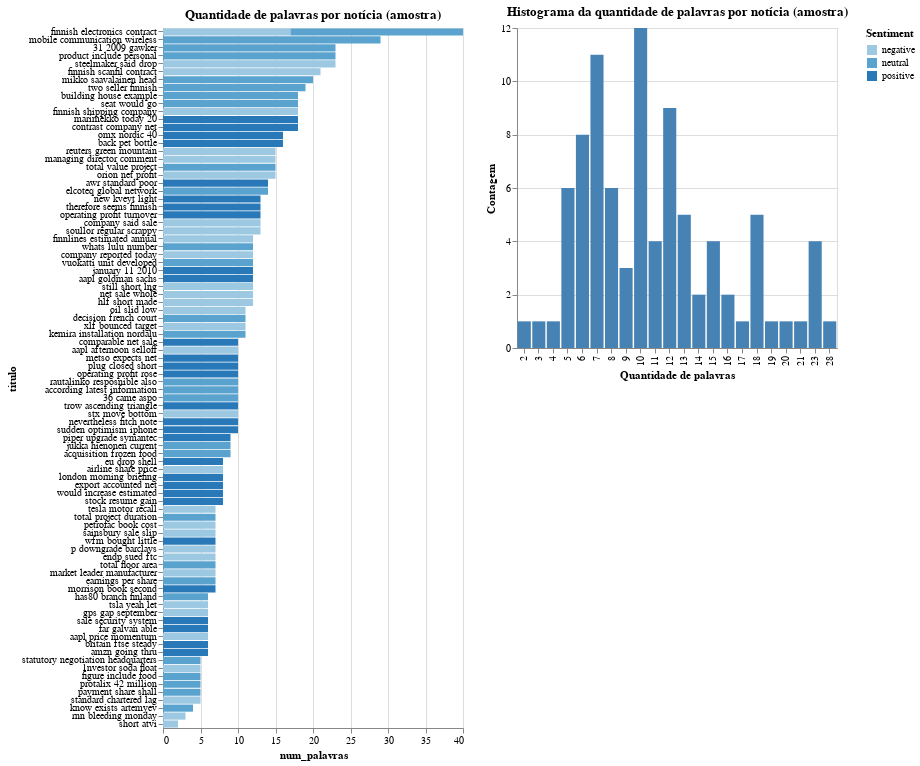

Here is the notebook cell this chart was saved with:
### Code cell
# Amostragem de 5% dos dados
df_sample = df_balanceado.sample(frac=0.05, random_state=42)

pts = alt.selection(type="interval", encodings=["x"])

barras_de_linha = alt.Chart(df_sample).mark_bar().encode(
    x='num_palavras:Q',
    y=alt.Y('titulo:O', sort=alt.EncodingSortField(field="num_palavras", order='descending')),
    color='Sentiment:O',
    tooltip=['titulo', 'num_palavras', 'Sentence']
).transform_filter(
    pts
).properties(
    height=700,
    width=300,
    title='Quantidade de palavras por notícia (amostra)'
)

hist = alt.Chart(df_sample).mark_bar().encode(
    x=alt.X('hbin:N', title='Quantidade de palavras'),
    y=alt.Y('count()', title='Contagem'),
    tooltip=[alt.Tooltip('count():Q', title='Contagem de notícias'),
             alt.Tooltip('mbin:N', title='Quantidade de palavras')],
    color=alt.condition(pts, alt.value("steelblue"), alt.value("lightgray"))
).properties(
    height=320,
    width=320,
    title='Histograma da quantidade de palavras por notícia (amostra)'
).add_selection(pts)

hconcat = alt.hconcat(
    barras_de_linha,
    hist,
    data=df_sample
).transform_bin(
    "hbin",
    field="num_palavras",
    bin=alt.Bin(maxbins=50)
)

hconcat.save('1_tamanho_noticias_amostra.html')
hconcat

### Figure 1 — Vega-Lite specification as saved in the notebook (floating-point values rounded to 4 significant figures)
{"config": {"view": {"continuousWidth": 400, "continuousHeight": 300}}, "hconcat": [{"mark": "bar", "encoding": {"color": {"field": "Sentiment", "type": "ordinal"}, "tooltip": [{"field": "titulo", "type": "nominal"}, {"field": "num_palavras", "type": "quantitative"}, {"field": "Sentence", "type": "nominal"}], "x": {"field": "num_palavras", "type": "quantitative"}, "y": {"field": "titulo", "sort": {"field": "num_palavras", "order": "descending"}, "type": "ordinal"}}, "height": 700, "title": "Quantidade de palavras por notícia (amostra)", "transform": [{"filter": {"selection": "selector008"}}], "width": 300}, {"mark": "bar", "encoding": {"color": {"condition": {"value": "steelblue", "selection": "selector008"}, "value": "lightgray"}, "tooltip": [{"aggregate": "count", "title": "Contagem de notícias", "type": "quantitative"}, {"field": "mbin", "title": "Quantidade de palavras", "type": "nominal"}], "x": {"field": "hbin", "title": "Quantidade de palavras", "type": "nominal"}, "y": {"aggregate": "count", "title": "Contagem", "type": "quantitative"}}, "height": 320, "selection": {"selector008": {"type": "interval", "encodings": ["x"]}}, "title": "Histograma da quantidade de palavras por notícia (amostra)", "width": 320}], "data": {"name": "data-a2fd7f6b74672dc0b4a87c11c63eda2c"}, "transform": [{"bin": {"maxbins": 50}, "field": "num_palavras", "as": "hbin"}], "$schema": "https://vega.github.io/schema/vega-lite/v4.17.0.json", "datasets": {"data-a2fd7f6b74672dc0b4a87c11c63eda2c": [{"Sentence": ["has80", "branch", "finland", "annual", "revenue", "finland"], "Sentiment": "neutral", "titulo": "has80 branch finland", "num_palavras": 6}, {"Sentence": ["eu", "drop", "shell", "bp", "statoil", "ethanol", "benchmark", "investigation"], "Sentiment": "positive", "titulo": "eu drop shell", "num_palavras": 8}, {"Sentence": ["tsla", "yeah", "let", "go", "230s", "lol"], "Sentiment": "negative", "titulo": "tsla yeah let", "num_palavras": 6}, {"Sentence": ["tesla", "motor", "recall", "model", "x", "suv", "tsla"], "Sentiment": "negative", "titulo": "tesla motor recall", "num_palavras": 7}, {"Sentence": ["comparable", "net", "sale", "expected", "increase", "10", "2008", "line", "group", "target"], "Sentiment": "positive", "titulo": "comparable net sale", "num_palavras": 10}, {"Sentence": ["omx", "nordic", "40", "omxn40", "index", "comprising", "40", "traded", "nordic", "stock", "nasdaq", "omx", "exchange", "closed", "point", "wednesday"], "Sentiment": "positive", "titulo": "omx nordic 40", "num_palavras": 16}, {"Sentence": ["new", "kveyt", "light", "variety", "suomalainen", "pekoni", "marketed", "atrium", "brand", "name", "available", "consumer", "finland"], "Sentiment": "positive", "titulo": "new kveyt light", "num_palavras": 13}, {"Sentence": ["total", "project", "duration", "three", "year", "valued", "eur11"], "Sentiment": "neutral", "titulo": "total project duration", "num_palavras": 7}, {"Sentence": ["oil", "slid", "low", "opec", "kept", "oil", "production", "unchanged", "uso", "wti", "brent"], "Sentiment": "negative", "titulo": "oil slid low", "num_palavras": 11}, {"Sentence": ["aapl", "afternoon", "selloff", "usual", "brutal", "get", "ready", "lose", "ton", "money"], "Sentiment": "negative", "titulo": "aapl afternoon selloff", "num_palavras": 10}, {"Sentence": ["short", "atvi"], "Sentiment": "negative", "titulo": "short atvi", "num_palavras": 2}, {"Sentence": ["finnlines", "estimated", "annual", "general", "meeting", "2008", "financially", "tough", "year", "due", "large", "investment"], "Sentiment": "negative", "titulo": "finnlines estimated annual", "num_palavras": 12}, {"Sentence": ["petrofac", "book", "cost", "shetland", "gas", "terminal", "delay"], "Sentiment": "negative", "titulo": "petrofac book cost", "num_palavras": 7}, {"Sentence": ["sainsbury", "sale", "slip", "price", "pressure", "take", "toll"], "Sentiment": "negative", "titulo": "sainsbury sale slip", "num_palavras": 7}, {"Sentence": ["gps", "gap", "september", "comparable", "store", "sale"], "Sentiment": "negative", "titulo": "gps gap september", "num_palavras": 6}, {"Sentence": ["wfm", "bought", "little", "yesterday", "hoping", "earnings", "pop"], "Sentiment": "positive", "titulo": "wfm bought little", "num_palavras": 7}, {"Sentence": ["whats", "lulu", "number", "looked", "good", "great", "good", "think", "conference", "call", "instill", "confidence"], "Sentiment": "neutral", "titulo": "whats lulu number", "num_palavras": 12}, {"Sentence": ["airline", "share", "price", "closed", "slightly", "x20ac", "15us", "helsinki"], "Sentiment": "negative", "titulo": "airline share price", "num_palavras": 8}, {"Sentence": ["statutory", "negotiation", "headquarters", "part", "decrease"], "Sentiment": "neutral", "titulo": "statutory negotiation headquarters", "num_palavras": 5}, {"Sentence": ["london", "morning", "briefing", "hsbc", "standard", "chartered", "share", "rise"], "Sentiment": "positive", "titulo": "london morning briefing", "num_palavras": 8}, {"Sentence": ["mikko", "saavalainen", "head", "comptel", "global", "sale", "concludes", "gibtelecom", "provides", "perfect", "illustration", "variety", "business", "technical", "regulatory", "challenge", "operator", "facing", "os", "today"], "Sentiment": "neutral", "titulo": "mikko saavalainen head", "num_palavras": 20}, {"Sentence": ["building", "house", "example", "respecta", "oy", "jyvaskyla", "premise", "well", "company", "announced", "later", "say", "samuel", "koivisto", "director", "technopolis", "operation", "jyvaskyla"], "Sentiment": "neutral", "titulo": "building house example", "num_palavras": 18}, {"Sentence": ["metso", "expects", "net", "sale", "increase", "10", "2008", "comparable", "exchange", "rate"], "Sentiment": "positive", "titulo": "metso expects net", "num_palavras": 10}, {"Sentence": ["1nvestor", "soda", "float", "short", "lol"], "Sentiment": "negative", "titulo": "1nvestor soda float", "num_palavras": 5}, {"Sentence": ["mobile", "communication", "wireless", "broadband", "provider", "nokia", "inc", "nyse", "nok", "today", "set", "new", "financial", "target", "forecast", "nokia", "mobile", "device", "industry", "also", "nokia", "siemens", "network", "mobile", "fixed", "infrastructure", "related", "service", "market"], "Sentiment": "neutral", "titulo": "mobile communication wireless", "num_palavras": 29}, {"Sentence": ["figure", "include", "food", "export", "finland"], "Sentiment": "neutral", "titulo": "figure include food", "num_palavras": 5}, {"Sentence": ["company", "reported", "today", "operating", "loss", "eur0", "net", "sale", "eur4", "first", "quarter", "2008"], "Sentiment": "negative", "titulo": "company reported today", "num_palavras": 12}, {"Sentence": ["piper", "upgrade", "symantec", "improving", "renewal", "rate", "enterprise", "growth", "symc"], "Sentiment": "positive", "titulo": "piper upgrade symantec", "num_palavras": 9}, {"Sentence": ["plug", "closed", "short", "position", "small", "gain", "interested", "option", "expiring", "worthless"], "Sentiment": "positive", "titulo": "plug closed short", "num_palavras": 10}, {"Sentence": ["therefore", "seems", "finnish", "shipping", "company", "viking", "line", "get", "subsidy", "need", "order", "new", "vessel"], "Sentiment": "positive", "titulo": "therefore seems finnish", "num_palavras": 13}, {"Sentence": ["decision", "french", "court", "relates", "claim", "raised", "former", "aspocomp", "employee", "company", "said"], "Sentiment": "neutral", "titulo": "decision french court", "num_palavras": 11}, {"Sentence": ["p", "downgrade", "barclays", "rb", "government", "bailout", "fear"], "Sentiment": "negative", "titulo": "p downgrade barclays", "num_palavras": 7}, {"Sentence": ["reuters", "green", "mountain", "revenue", "miss", "share", "plunge", "gmcr", "print", "market", "foul", "mood", "bad", "day", "disappoint"], "Sentiment": "negative", "titulo": "reuters green mountain", "num_palavras": 15}, {"Sentence": ["endp", "sued", "ftc", "nobody", "buy", "hanging", "head"], "Sentiment": "negative", "titulo": "endp sued ftc", "num_palavras": 7}, {"Sentence": ["sale", "security", "system", "packaging", "increased", "slightly"], "Sentiment": "positive", "titulo": "sale security system", "num_palavras": 6}, {"Sentence": ["export", "accounted", "net", "sale", "representing", "time", "record", "company"], "Sentiment": "positive", "titulo": "export accounted net", "num_palavras": 8}, {"Sentence": ["vuokatti", "unit", "developed", "focus", "especially", "manufacture", "prototype", "new", "product", "demanding", "testing", "service"], "Sentiment": "neutral", "titulo": "vuokatti unit developed", "num_palavras": 12}, {"Sentence": ["operating", "profit", "turnover", "period", "increased", "respectively", "eur0", "eur29", "compared", "corresponding", "period", "year", "ago"], "Sentiment": "positive", "titulo": "operating profit turnover", "num_palavras": 13}, {"Sentence": ["finnish", "scanfil", "contract", "manufacturer", "system", "supplier", "communication", "industrial", "electronics", "report", "net", "sale", "eur", "mn", "first", "half", "2008", "eur", "mn", "year", "earlier"], "Sentiment": "negative", "titulo": "finnish scanfil contract", "num_palavras": 21}, {"Sentence": ["jukka", "hienonen", "current", "finnair", "ceo", "step", "end", "january", "2010"], "Sentiment": "neutral", "titulo": "jukka hienonen current", "num_palavras": 9}, {"Sentence": ["managing", "director", "comment", "net", "sale", "first", "quarter", "notably", "lower", "year", "especially", "finland", "russia", "baltic", "country"], "Sentiment": "negative", "titulo": "managing director comment", "num_palavras": 15}, {"Sentence": ["january", "11", "2010", "ephc", "board", "director", "approved", "increase", "quarterly", "dividend", "per", "share"], "Sentiment": "positive", "titulo": "january 11 2010", "num_palavras": 12}, {"Sentence": ["seat", "would", "go", "edgar", "edmonds", "american", "experience", "clothing", "retail", "industry", "christian", "fischer", "austrian", "experience", "winter", "sport", "good", "business"], "Sentiment": "neutral", "titulo": "seat would go", "num_palavras": 18}, {"Sentence": ["awr", "standard", "poor", "affirms", "credit", "rating", "american", "state", "water", "company", "golden", "state", "water", "company"], "Sentiment": "positive", "titulo": "awr standard poor", "num_palavras": 14}, {"Sentence": ["xlf", "bounced", "target", "buy", "area", "bought", "skf", "hedge", "watch", "50ma", "slope"], "Sentiment": "negative", "titulo": "xlf bounced target", "num_palavras": 11}, {"Sentence": ["company", "said", "sale", "three", "month", "end", "march", "slid", "eur86", "u", "eur91", "last", "year"], "Sentiment": "negative", "titulo": "company said sale", "num_palavras": 13}, {"Sentence": ["total", "floor", "area", "plant", "expansion", "square", "metre"], "Sentiment": "neutral", "titulo": "total floor area", "num_palavras": 7}, {"Sentence": ["aapl", "goldman", "sachs", "reiterates", "conviction", "buy", "apple", "155", "pt", "spy", "djia", "g"], "Sentiment": "positive", "titulo": "aapl goldman sachs", "num_palavras": 12}, {"Sentence": ["would", "increase", "estimated", "sale", "117", "million", "last", "year"], "Sentiment": "positive", "titulo": "would increase estimated", "num_palavras": 8}, {"Sentence": ["operating", "profit", "rose", "eur", "mn", "eur", "mn", "corresponding", "period", "2006"], "Sentiment": "positive", "titulo": "operating profit rose", "num_palavras": 10}, {"Sentence": ["protalix", "42", "million", "cash", "sale"], "Sentiment": "neutral", "titulo": "protalix 42 million", "num_palavras": 5}, {"Sentence": ["rautalinko", "resposnible", "also", "mobility", "service", "job", "division", "continued", "marek", "hintze"], "Sentiment": "neutral", "titulo": "rautalinko resposnible also", "num_palavras": 10}, {"Sentence": ["finnish", "electronics", "contract", "manufacturer", "scanfil", "report", "net", "sale", "eur", "mn", "second", "quarter", "2007", "eur", "mn", "year", "earlier"], "Sentiment": "negative", "titulo": "finnish electronics contract", "num_palavras": 17}, {"Sentence": ["payment", "share", "shall", "effected", "subscription"], "Sentiment": "neutral", "titulo": "payment share shall", "num_palavras": 5}, {"Sentence": ["total", "value", "project", "estimated", "mln", "euro", "mln", "service", "mln", "euro", "mln", "licence", "mln", "euro", "mln"], "Sentiment": "neutral", "titulo": "total value project", "num_palavras": 15}, {"Sentence": ["according", "latest", "information", "benefon", "launch", "twig", "device", "20", "september", "2006"], "Sentiment": "neutral", "titulo": "according latest information", "num_palavras": 10}, {"Sentence": ["36", "came", "aspo", "chemical", "39", "aspo", "shipping", "25", "aspo", "system"], "Sentiment": "neutral", "titulo": "36 came aspo", "num_palavras": 10}, {"Sentence": ["31", "2009", "gawker", "medium", "delivered", "newstex", "love", "fishing", "video", "game", "felt", "enough", "wackiness", "involved", "activision", "nasdaq", "atvi", "rapala", "fish", "might", "catch", "eye", "hook"], "Sentiment": "neutral", "titulo": "31 2009 gawker", "num_palavras": 23}, {"Sentence": ["finnish", "shipping", "company", "finnlines", "grimaldi", "group", "report", "net", "sale", "decreased", "eur", "mn", "2009", "eur", "mn", "corresponding", "period", "2008"], "Sentiment": "negative", "titulo": "finnish shipping company", "num_palavras": 18}, {"Sentence": ["orion", "net", "profit", "third", "quarter", "2007", "decreased", "mln", "euro", "mln", "mln", "euro", "mln", "year", "earlier"], "Sentiment": "negative", "titulo": "orion net profit", "num_palavras": 15}, {"Sentence": ["trow", "ascending", "triangle", "give", "bullish", "bias", "chart", "breakout", "84", "positive"], "Sentiment": "positive", "titulo": "trow ascending triangle", "num_palavras": 10}, {"Sentence": ["kemira", "installation", "nordalu", "producing", "ton", "liquid", "solid", "aluminum", "waste", "per", "year"], "Sentiment": "neutral", "titulo": "kemira installation nordalu", "num_palavras": 11}, {"Sentence": ["back", "pet", "bottle", "also", "steadily", "increased", "rate", "use", "strapping", "tape", "picked", "dip", "2005", "petcore", "said", "previously"], "Sentiment": "positive", "titulo": "back pet bottle", "num_palavras": 16}, {"Sentence": ["far", "galvan", "able", "avoid", "laying", "worker"], "Sentiment": "positive", "titulo": "far galvan able", "num_palavras": 6}, {"Sentence": ["know", "exists", "artemyev", "said"], "Sentiment": "neutral", "titulo": "know exists artemyev", "num_palavras": 4}, {"Sentence": ["still", "short", "lng", "area", "next", "stop", "could", "someone", "slammed", "hard", "shs", "follow"], "Sentiment": "negative", "titulo": "still short lng", "num_palavras": 12}, {"Sentence": ["finnish", "electronics", "contract", "maker", "incap", "oyj", "said", "january", "3", "2008", "sold", "manufacturing", "facility", "helsinki", "local", "real", "estate", "company", "sponda", "oyj", "mln", "euro", "mln"], "Sentiment": "neutral", "titulo": "finnish electronics contract", "num_palavras": 23}, {"Sentence": ["marimekko", "today", "20", "november", "signed", "license", "agreement", "swedish", "chain", "whereby", "marimekko", "license", "popular", "pattern", "1950s", "1960s", "1970s", "h"], "Sentiment": "positive", "titulo": "marimekko today 20", "num_palavras": 18}, {"Sentence": ["stock", "resume", "gain", "rally", "record", "crh", "tullow", "climb"], "Sentiment": "positive", "titulo": "stock resume gain", "num_palavras": 8}, {"Sentence": ["aapl", "price", "momentum", "weakening", "going", "close"], "Sentiment": "negative", "titulo": "aapl price momentum", "num_palavras": 6}, {"Sentence": ["stx", "move", "bottom", "still", "bear", "market", "datasecurity", "emc", "sndk", "wdc"], "Sentiment": "negative", "titulo": "stx move bottom", "num_palavras": 10}, {"Sentence": ["market", "leader", "manufacturer", "market", "share", "corresponding", "period"], "Sentiment": "negative", "titulo": "market leader manufacturer", "num_palavras": 7}, {"Sentence": ["rnn", "bleeding", "monday"], "Sentiment": "negative", "titulo": "rnn bleeding monday", "num_palavras": 3}, {"Sentence": ["nevertheless", "fitch", "note", "business", "fundamental", "three", "bank", "currently", "remain", "sound"], "Sentiment": "positive", "titulo": "nevertheless fitch note", "num_palavras": 10}, {"Sentence": ["two", "seller", "finnish", "national", "fund", "r", "sitra", "oras", "invest", "oy", "also", "sold", "half", "shareholding", "leaving", "pct", "pct", "company", "respectively"], "Sentiment": "neutral", "titulo": "two seller finnish", "num_palavras": 19}, {"Sentence": ["britain", "ftse", "steady", "supported", "dixons", "carphone"], "Sentiment": "positive", "titulo": "britain ftse steady", "num_palavras": 6}, {"Sentence": ["earnings", "per", "share", "eps", "amounted", "loss", "eur0"], "Sentiment": "neutral", "titulo": "earnings per share", "num_palavras": 7}, {"Sentence": ["standard", "chartered", "lag", "capital", "worry"], "Sentiment": "negative", "titulo": "standard chartered lag", "num_palavras": 5}, {"Sentence": ["elcoteq", "global", "network", "market", "service", "site", "long", "experience", "serving", "consumer", "electronics", "system", "solution", "customer"], "Sentiment": "neutral", "titulo": "elcoteq global network", "num_palavras": 14}, {"Sentence": ["acquisition", "frozen", "food", "fish", "sector", "long", "synergy", "tehtaat", "business"], "Sentiment": "neutral", "titulo": "acquisition frozen food", "num_palavras": 9}, {"Sentence": ["product", "include", "personal", "communication", "product", "mobile", "phone", "part", "home", "communication", "product", "box", "electronics", "flat", "panel", "tv", "well", "communication", "network", "product", "amplifier", "microwave", "system"], "Sentiment": "neutral", "titulo": "product include personal", "num_palavras": 23}, {"Sentence": ["steelmaker", "said", "drop", "profit", "explained", "continuing", "economic", "uncertainty", "mixed", "current", "drought", "bank", "lending", "resulting", "decline", "demand", "product", "customer", "find", "increasingly", "difficult", "fund", "operation"], "Sentiment": "negative", "titulo": "steelmaker said drop", "num_palavras": 23}, {"Sentence": ["contrast", "company", "net", "loss", "third", "quarter", "2009", "contracted", "eur", "76", "million", "eur", "256", "million", "corresponding", "period", "year", "ago"], "Sentiment": "positive", "titulo": "contrast company net", "num_palavras": 18}, {"Sentence": ["net", "sale", "whole", "fiscal", "year", "2008", "lower", "2007", "operating", "profit", "estimated", "negative"], "Sentiment": "negative", "titulo": "net sale whole", "num_palavras": 12}, {"Sentence": ["hlf", "short", "made", "killing", "last", "couple", "day", "might", "make", "cover", "buy", "back"], "Sentiment": "negative", "titulo": "hlf short made", "num_palavras": 12}, {"Sentence": ["soullor", "regular", "scrappy", "q", "swy", "usually", "present", "sale", "weak", "margin", "debt", "still", "way"], "Sentiment": "negative", "titulo": "soullor regular scrappy", "num_palavras": 13}, {"Sentence": ["morrison", "book", "second", "consecutive", "quarter", "sale", "growth"], "Sentiment": "positive", "titulo": "morrison book second", "num_palavras": 7}, {"Sentence": ["sudden", "optimism", "iphone", "sale", "bad", "expected", "give", "apple", "aapl", "lift"], "Sentiment": "positive", "titulo": "sudden optimism iphone", "num_palavras": 10}, {"Sentence": ["amzn", "going", "thru", "roof", "need", "sell"], "Sentiment": "positive", "titulo": "amzn going thru", "num_palavras": 6}]}}
